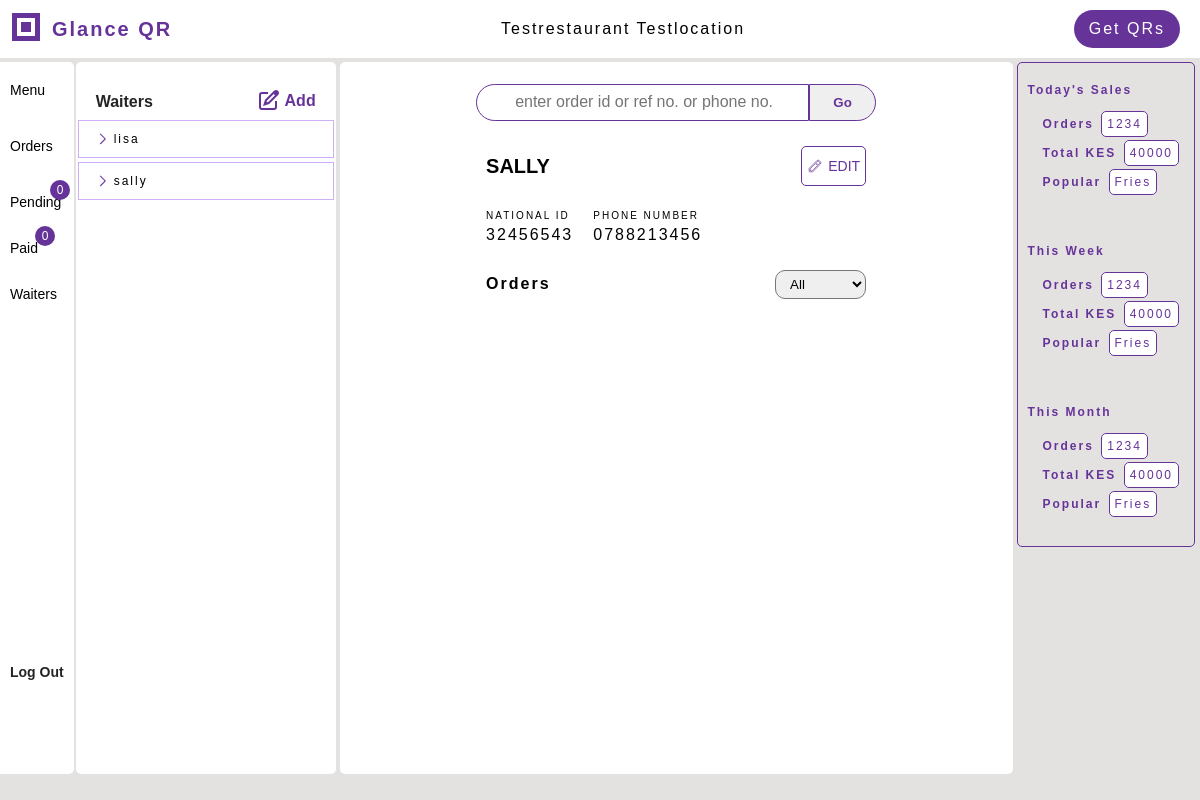
Page /waiters/waiter_dash/2/ (signed in) on the earlier database version.
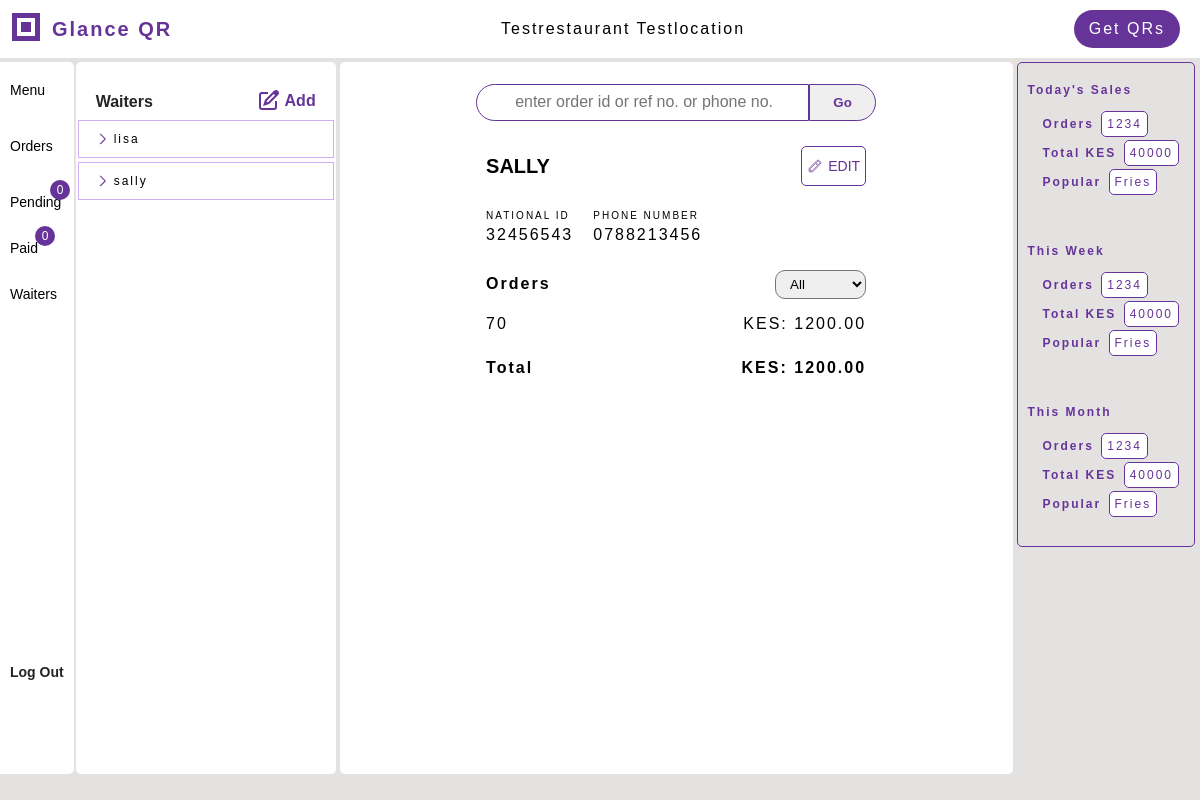
Same page on the later database version.
### menus/models.py (models this page shows, shortened)
class Waiter(models.Model):
    name = LowercaseTextField(max_length=50, blank=False)
    national_id = models.IntegerField(unique=True, blank=False)
    phone_number = PhoneNumber(max_length=15, blank=False, unique=True)
    pin = models.CharField(max_length=128, unique=True, blank=True)
    created_at = models.DateTimeField(auto_now_add=True, blank=True)
    restaurant = models.ForeignKey(Restaurant, on_delete=models.CASCADE, blank=True, related_name='waiters')
    @classmethod
    def get(cls, raw_pin=None, restaurant=None, id=None):
        waiters = cls.objects.filter(restaurant=restaurant)
        if id:
            if waiters:
                return waiters.filter(id=id).first()
            else:
                return cls.objects.filter(id=id).first()
        for waiter in waiters:
            if waiter and waiter.check_pin(raw_pin):
                return waiter
        return None
    def get_orders(self, filter_by='all', lookback_period=24):
        if filter_by == 'paid':
            return self.paid_orders(lookback_period=lookback_period)
        if filter_by == 'pending':
            return self.pending_orders(lookback_period=lookback_period)
        return self.all_orders(lookback_period=lookback_period)
    def totals(self, filter_by='all', lookback_period=24):
        orders = self.get_orders(filter_by=filter_by, lookback_period=lookback_period)
        if not orders:
            return 0
        total = sum(order.total_amount for order in orders)
        return total
    def all_orders(self, lookback_period=24):
        return self.orders.all()

class Order(models.Model):
    order_id = models.AutoField(primary_key=True)
    reference_number = models.CharField(unique=True, max_length=20)
    table_number = models.IntegerField(null=True, blank=False)
    phone_number = PhoneNumber(max_length=15, null=True, blank=False)
    restaurant = models.ForeignKey(Restaurant, related_name="orders", on_delete=models.SET_NULL, null=True, blank=True)
    total_amount = models.DecimalField(decimal_places=2, max_digits=10, null=True, default=None)
    paid = models.BooleanField(default=False)
    new = models.BooleanField(default=True)
    created_by = models.ForeignKey('Waiter', on_delete=models.SET_NULL, null=True, related_name='orders')
    category = models.CharField(max_length=20, choices=[('drinks', 'drinks'), ('food', 'food')], null=True, default=None)

### waiters/views.py (the view)
# urls.py: path('waiter_dash/<int:waiter_id>/', views.waiters_dash, name='view_waiter'),
def waiters_dash(request, waiter_id=None):
    restaurant = get_restaurant(request)
    waiters = restaurant.waiters.all()
    filter_by = request.POST.get('filter_by') or 'all'
    waiter_id = request.POST.get('waiter_id') or waiter_id
    context = {'restaurant': restaurant, 'waiters': waiters, 'filter_by': filter_by}
    display_waiter = Waiter.get(restaurant=restaurant, id=waiter_id) or waiters.first()
    if display_waiter:
        waiter_orders = display_waiter.get_orders(filter_by=filter_by)
        context['display_waiter'] = display_waiter
        context['orders'] = waiter_orders
    return render(request, 'waiters/waiter_dash.html', context)

### waiters/views.py (called while the page is built)
def authenticate_request(request):
    if request.user.id is None:
        return redirect('waiters:login')
    return True

def get_restaurant(request):
    authenticate_request(request)
    try:
        if restaurant := request.user.restaurant:
            return restaurant
        return redirect('qrgenerator:add_restaurant')
    except Exception as e:
        return HttpResponse('Restaurant Validation Error', status=404)

### waiters/templates/waiters/waiter_dash.html (shortened to what this page needs)
{% extends 'qrgenerator/dashbord.html' %}
{% load static %}
{% block specific_css %}
<link rel="stylesheet" href="{% static 'waiters/dash.css' %}">
{% endblock %}
{% block menu_elements %}
<div class="menu-elements bg-white">
    <div class="elements-top">
        <div class="elements-title">Waiters</div>
        <a href="{% url 'qrgenerator:add_item' %}" id="add-new">
            <span id="new">Add</span>
        </a>
    </div>
    <div class="elements-wrapper">
        {% if waiters %}
        {% for waiter in waiters %}
        <a href="{% url 'waiters:view_waiter' waiter.id %}">
            <div class="element-highlight">
                <span class="item-name item-property">{{waiter.name}}</span>
            </div>
        </a>
        {% endfor %}
        {% endif %}
    </div>
</div>
{% endblock %}
{% block workspace %}
<div class="form-wrapper">
{% if display_waiter %}
<div class="form-title waiter-name"><span style="text-transform:uppercase">{{ display_waiter.name }}</span>
    <a href="{% url 'waiters:view_waiter' display_waiter.id %}" class="svg-edit">
    <span class="text-edit">Edit</span>
    </a>
</div>
{% endif %}
{% if display_waiter %}
<div class="form-register order-summary waiter-details">
    <div class="input-wrapper"><div class="label">NATIONAL ID</div>
        {{ display_waiter.national_id }}
    </div>
    <div class="input-wrapper"><div class="label">PHONE NUMBER</div>
        {{ display_waiter.phone_number }}
    </div>
    <br>
</div>
<div class="waiter-orders">
    <div class="waiter-orders-top">
    <h4>Orders</h4>
    <form method="post" id="filter-orders-form" action="{% url 'waiters:view_waiter' display_waiter.id %}">
        <select name="filter_by" id="orders-select" class="orders-filter">
            {% if filter_by == 'all' %}
            <option value="all" selected >All</option>
            {% endif %}
        </select>
    </form>
    </div>
    <div class="waiter-orders-list">
        {% if orders %}
        {% for order in orders %}
        <div class="waiter-order-wrapper">
        <div class="ref-number">{{order.order_id}}</div>
        <div class="order-total">KES: {{order.total_amount}}</div>
        </div>
        {% endfor %}
        <div class="waiter-totals">
            <h4>Total</h4>
            <div>KES: {{ display_waiter.totals }}</div>
        </div>
        {% endif %}
    </div>
</div>
{% endif %}
</div>
{% endblock %}

Differences in the rows shown:
changed through a linked row, Waiter "sally": totals (not shown) → "1200.00"
now on this page (row edited): Order: order_id "70", total_amount "1200.00"
changed Order: created_by_id empty → 2 (drawn)
Other differences:
text now shown: "Total KES:"
